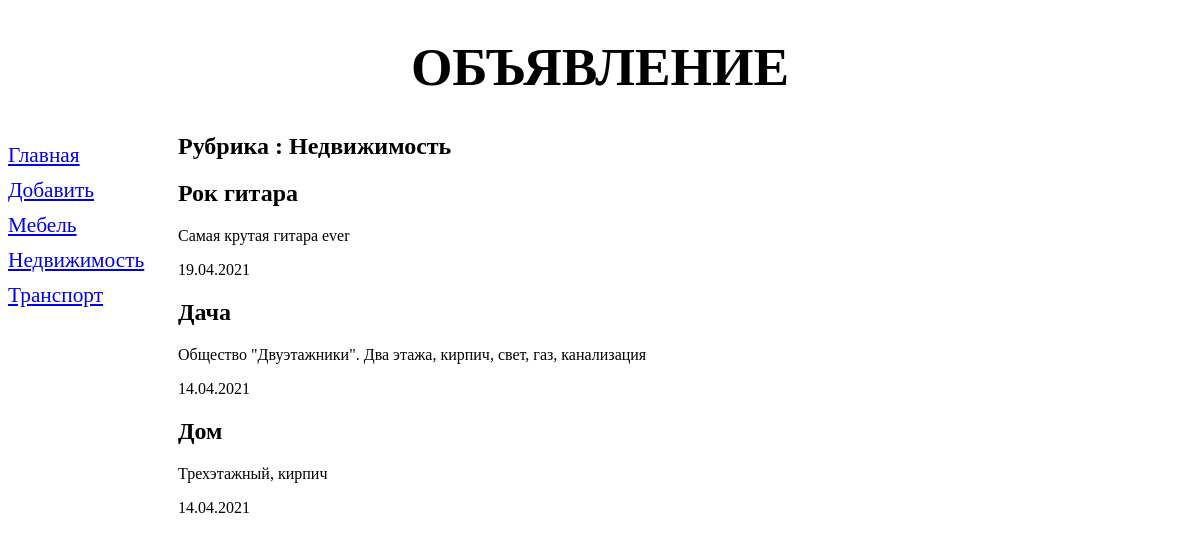
Screenshot of /bboard/1/ with the database file from the repository.
### bboard/models.py (models this page shows, shortened)
class Rubric(models.Model):
    name = models.CharField(max_length=20, db_index=True, verbose_name='Название')
    class Meta:
        verbose_name_plural = 'Рубрики'
        verbose_name = 'Рубрика'
        ordering = ['name']

class Bb(models.Model):
    rubric = models.ForeignKey('Rubric', null=True, on_delete=models.PROTECT, verbose_name='Рубрика')
    title = models.CharField(max_length=50, verbose_name='Товар')
    content = models.TextField(null=True, blank=True, verbose_name='Описание')
    price = models.FloatField(null=True, blank=True, verbose_name='Цена')
    published = models.DateField(auto_now_add=True, db_index=True, verbose_name='Опубликовано')
    class Meta:
        verbose_name_plural = 'Объявления'
        verbose_name = 'Объявление'
        ordering = ['-published']

### bboard/views.py (the view)
# urls.py: path('<int:rubric_id>/', by_rubric, name='by_rubric'),
def by_rubric(request, rubric_id):
    bbs = Bb.objects.filter(rubric=rubric_id)
    rubrics = Rubric.objects.all()
    current_rubric = Rubric.objects.get(pk=rubric_id)
    context = {'bbs': bbs, 'rubrics': rubrics, 'current_rubric': current_rubric}
    return render(request, 'bboard/by_rubric.html', context)

### bboard/templates/bboard/by_rubric.html (shortened to what this page needs)
{% extends 'layout/basic.html' %}
{% block content %}
<h2>Рубрика : {{  current_rubric.name }}</h2>
{% for bb in bbs %}
<div>
    <h2>{{ bb.title }}</h2>
    <p>{{ bb.content }}</p>
    <p>{{ bb.published|date:"d.m.Y" }}</p>
</div>
{% endfor %}
{% endblock %}

### bboard/templates/layout/basic.html (shortened to what this page needs)
<!DOCTYPE html>
{% load static %}
<html lang="en">
<head>
    <link rel="stylesheet" type="text/css"
          href="{% static 'bboard/style.css' %}">
</head>
<body>
    <header>
        <h1>Объявление</h1>
    </header>
    <nav>
        <a href="{% url 'index' %}">Главная</a>
        <a href="{% url 'add' %}">Добавить</a>
        {% for rubric in rubrics %}
            <a href="{% url 'by_rubric' rubric.pk %}">{{ rubric.name }}</a>
        {% endfor %}
    </nav>
    <section>
        {% block content %}
        {% endblock %}
    </section>
</body>
</html>

### bboard/static/bboard/style.css (style rules this page uses)
header h1 { font-size: 40pt; text-transform: uppercase; text-align: center; background: url("bee.jpg") left / auto 100% no-repeat; }
nav { font-size: 16pt; width: 150px; float: left; }
nav a { display: block; margin: 10px 0px; }
section { margin-left: 170px; }

### rows the page displays
Rubric: name "Мебель"
Rubric: name "Недвижимость"
Rubric: name "Транспорт"
Bb: title "Рок гитара", content "Самая крутая гитара ever", published "19.04.2021"
Bb: title "Дача", content "Общество \"Двуэтажники\". Два этажа, кирпич, свет, газ, канализация", published "14.04.2021"
Bb: title "Дом", content "Трехэтажный, кирпич", published "14.04.2021"
